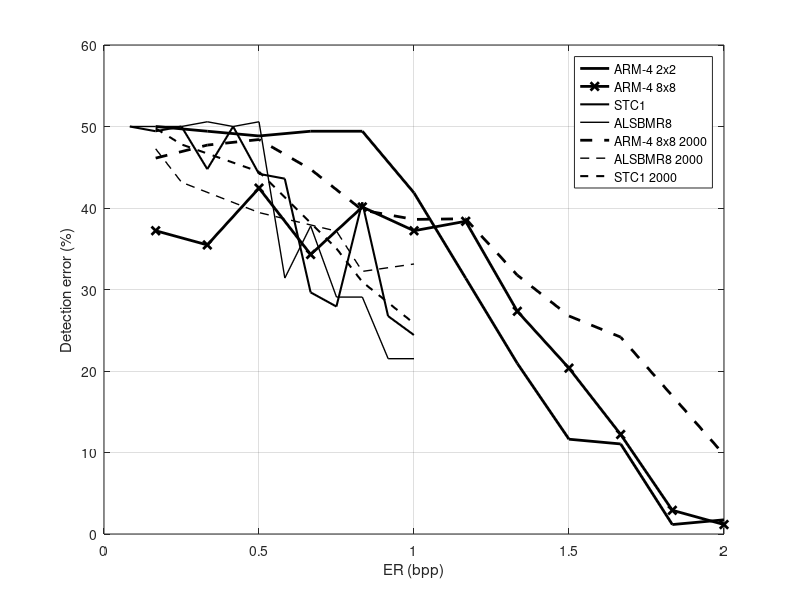

Reproduce this figure in MATLAB.
figure;
STC1err=[50,49.42,50,44.77,50,44.19,43.6,29.65,27.91,40.7,26.74,24.42];% Hhat=[253 199 251 167]
STC1PL=[0.0833, 0.1666,0.2499, 0.3332, 0.4165, 0.4998,0.5831, 0.6664, 0.7497, 0.833, 0.9163, 0.9996];
% MLSBerr=[50, 50, 50.58, 46.51, 48.26, 45.35, 35.47, 40.7, 43.02, 38.95, 37.79, 35.47];
% LSB1err=[50.00, 45.35, 46.51, 41.28, 41.86, 38.37, 47.09, 32.56, 38.14];
% LSB1PL=[0.0833, 0.1666,0.2499, 0.3332, 0.4165, 0.4998, 0.6664, 0.833,  0.9996];
%STC2err=[49.42, 44.19, 49.42, 43.6, 43.6, 41.86, 44.19, 29.65, 31.98,26.16, 31.4, 22.09];% Hhat=[141 179 203 255]
% RM4OPAPerr=[50, 38.37, 35.47,28.49,23.26,21.51,28.49,31.4,27.91,22.67,20.93,17.44,16.86,14.63,3.49,5.81,3.49,4.65];
% RM4OPAPPL=[0.0833,0.1666,0.2499,0.3332,0.4165,0.4998,0.5831,0.6664,0.7497,0.833,0.9163,0.9996,1.1662,1.3328,1.4994,1.666,1.8326,1.9992];
%  RM8OPAPerr=[37.21, 33.72,23.26, 27.91,10.47,6.98,1.74,0.58,0,0];
% RM8OPAPPL=[0.25, 0.375,0.5, 0.75,1.125,1.5,1.875,2.25,2.625,3];
% Khod1err=[50.00,41.28,34.30,13.95,1.16];%[[0 15 3 0]; [16 31 4 0]; [32 255 5 0]]; T=192, K=3
% KhodPL=[1/12, 4/12, 8/12, 1, 1.5];
% KhodPL3=[1/12, 4/12, 8/12, 1, 1.5, 2];
% Khod2err=[50.00,41.28,22.67, 9.30, 3.49];%[[0 15 3 0]; [16 31 4 0]; [32 255 5 0]]; T=160, K=3
% Khod3err=[50.58,41.28,27.33,19.77,10.47, 1.16];%[[0 15 2 0]; [16 255 3 0]], T=192, K=2
 Khod4err=[22.09,16.28,7.56,10.47,7.56,5.23,8.14,1.74];% [[0 15 2 0]; [16 255 3 0]] T=0, K=2=AMLSB
 KhodPL1=[1/12, 2/12, 3/12, 4/12, 5/12, 0.5, 2/3, 5/6];
InvLSB4_2x2=[50.00,49.42,48.84,49.42,49.42,41.86,31.40,20.93,11.63,11.05,1.16,1.74];
PLInvLSB4_2x2=[1*2/12,2*2/12,3*2/12,4*2/12,5*2/12,6*2/12,7*2/12,8*2/12,9*2/12,10*2/12,11*2/12,12*2/12];
InvLSB4_8x8=[37.21,35.47,42.44,34.30,40.12,37.21,38.37,27.33,20.35,12.21,2.91,1.16];
PLInvLSB4_8x8=PLInvLSB4_2x2;
InvLSB8_2x2=[50.00,47.09,40.12, 36.63,30.81,7.56];
PLInvLSB8_2x2=[1*3/12,2*3/12,3*3/12,4*3/12,5*3/12,6*3/12];
InvLSB16_8x8=[38.95,32.56,38.95,27.91, 9.88];
PLInvLSB16_8x8=[1*4/12,2*4/12,3*4/12,4*4/12. 5*4/12];
%plot(PLInvLSB4_2x2,InvLSB4_2x2,'-o',PLInvLSB4_8x8,InvLSB4_8x8,'-o',PLInvLSB8_2x2,InvLSB8_2x2,'-o',...
%     PLInvLSB16_8x8,InvLSB16_8x8, '-o'); 15.10.2025
plot(PLInvLSB4_2x2,InvLSB4_2x2,'k-','LineWidth',2);
hold on;
plot(PLInvLSB4_8x8,InvLSB4_8x8,'k-x','LineWidth',2);%,PLInvLSB8_2x2,InvLSB8_2x2,'-o',...
%     PLInvLSB16_8x8,InvLSB16_8x8, '-o');15.10.2025
 ALSBMR4=[50.00, 50.00,50.00,50.00,50.00,43.60,37.79,29.65,32.56,25.00,26.16,17.44];%blocks 4x4
 ALSBMR8=[50.00,50.00,50.00,50.58,50.00,50.58,31.40,37.79,29.07,29.07,21.51,21.51];%blocks 8x8
ALSBMR12=[50.00,49.42,50.00,49.42,50.00,44.77,33.72,30.81,30.81,30.23,25.00,20.93];%blocks 12x12
PLALSBMR=[1*1/12,2*1/12,3*1/12,4*1/12,5*1/12,6*1/12,7*1/12,8*1/12,9*1/12,10*1/12,11*1/12,12*1/12];%payload for ALSBMR

PLInvLSB_4_88=[2*1/12,4*1/12,6*1/12,8*1/12,10*1/12,12*1/12,14*1/12,16*1/12,18*1/12,20*1/12,24*1/12 ];%payload for AAdaptive LSB4 8x8
InvLSB_4_88=[46.12, 47.72, 48.40,44.75,39.74,38.60,38.68,31.76, 26.75,24.16,9.73];%blocks 8x8
PLALSBMR_8=[2*1/12,3*1/12,6*1/12,9*1/12,10*1/12, 12*1/12];
,ALSBMR_8=[47.26, 43.16, 39.44, 37.16, 32.22, 33.13];
STC=[49.77, 47.80, 44.45, 35.03, 30.93, 25.84];


 hold on;
% RM8OOPAPerr=[34.88, 25.58, 29.65, 10.47, 8.72, 1.16, 0, 0];
% RM8OOPAPPL=[0.25, 0.5, 0.75, 1, 1.5, 2, 2.5, 3];
%  RM4OOPAPerr=[34.88, 25.58, 19.19, 15.70, 4.07, 2.91];
%  RM4OOPAPPL=[0.25, 0.75, 1,1.17, 1.5, 2];
% plot(STC1PL,STC1err,'-o',STC1PL,STC2err,'-o',STC1PL,MLSBerr,'-^',...
%     LSB1PL,LSB1err,'-^',RM4OPAPPL, RM4OPAPerr,'-V',RM4OOPAPPL, RM4OOPAPerr, '-V',...
%     RM8OPAPPL, RM8OPAPerr,'-x', RM8OOPAPPL, RM8OOPAPerr, '-x');
plot(STC1PL,STC1err,'k-','LineWidth',1.5),%STC1PL,MLSBerr,'-V',LSB1PL,LSB1err, '-V');
%hold on;
% plot(KhodPL, Khod1err, '-^', KhodPL, Khod2err, '-^',KhodPL3, Khod3err, '-^');
%plot(KhodPL1, Khod4err, '-<');%,KhodPL, Khod1err, '-<');15.10.2025
% plot(RM8OPAPPL, RM8OPAPerr,'-o');
%plot(RM4OOPAPPL, RM4OOPAPerr, '-x');
%plot(LSB1PL,LSB1err,'-^')
MBP4_2x2=[36.05,27.33,20.93,23.84,20.93];
PLMBP4_2x2=[0.1666,0.3247,0.4281,0.4749,0.4834];
MBP4_4x4=[47.67,44.77,45.35,40.70];
PLMBP4_4x4=[0.1569,0.2313,0.2460,0.2467];
MBP4_8x8=[46.51, 47.67];
PLMBP4_8x8=[0.1018, 0.1036];
grid on;
% plot(PLInvLSB4_2x2,InvLSB4_2x2,'-o',PLInvLSB4_8x8,InvLSB4_2x2,'-o',PLInvLSB8_2x2,InvLSB8_2x2,'-^',...
%      PLInvLSB16_8x8,InvLSB16_8x8);
%plot(PLALSBMR,ALSBMR4,'-x',PLALSBMR,ALSBMR8,'-x',PLALSBMR,ALSBMR12,'-x');15.10.2025
plot(PLALSBMR,ALSBMR8,'k-','LineWidth',1); %15.10.2025
%plot(PLMBP4_2x2,MBP4_2x2, '-*', PLMBP4_4x4,MBP4_4x4, '-*',PLMBP4_8x8,MBP4_8x8, '-*');15.10.2025
plot(PLInvLSB_4_88, InvLSB_4_88, 'k--','LineWidth',2);
plot(PLALSBMR_8, ALSBMR_8, 'k--', 'LineWidth',1);
plot(PLALSBMR_8, STC, 'k--','LineWidth',1.5);
%legend('Adapt-4 2x2','Adapt-4 8x8', 'Adapt-8 2x2','Adapt-16 8x8','STC1', 'AMLSB', 'ALSBMR4','ALSBMR8','ALSBMR12', ...
 %   'MBP4 2x2', 'MBP4 4x4', 'MBP4 8x8', 'Adapt-4 8x8 2000', 'ALSBMR8 2000');
%legend('ARM-4 2x2','ARM-4 8x8', 'ARM-8 2x2','ARM-16 8x8','STC1', 'AMLSB', 'ALSBMR4','ALSBMR8','ALSBMR12', ...
%    'MBP4 2x2', 'MBP4 4x4', 'MBP4 8x8', 'ARM-4 8x8 2000', 'ALSBMR8 2000', 'STC1 2000');15.10.2025
legend('ARM-4 2x2','ARM-4 8x8', 'STC1','ALSBMR8', ...
     'ARM-4 8x8 2000', 'ALSBMR8 2000', 'STC1 2000');
xlabel('ER (bpp)'); ylabel('Detection error (%)');










